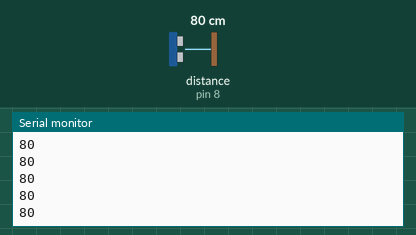
Simulated run of this sketch. Board: Arduino Uno, built with avr-gcc and run on an emulated ATmega328P. Parts: the last lines printed to the serial monitor. The test bench sets the inputs (shaded band); at power-on: distance to the obstacle (sensor on pin 8) 80 cm. The echo pulse lasts 58.3 µs per cm.

Above: at 1.2 s.
1.3 s: distance to the obstacle (sensor on pin 8) set to 2 cm
At 1.38 s:
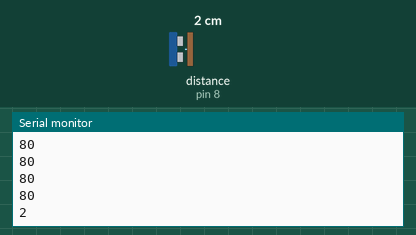
2.8 s: distance to the obstacle (sensor on pin 8) set to 4 cm
At 2.89 s:
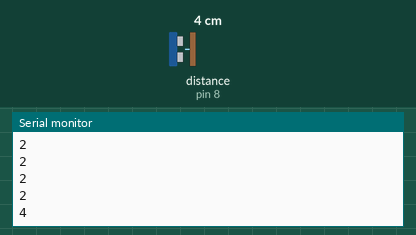
Timing chart, 0 to 5.8 s (numbered marks = the images above; inputs shaded):
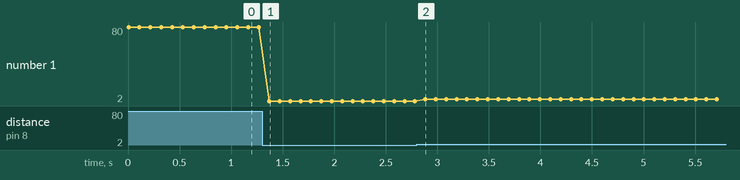

The sketch:

HC_SR04_ultrasonic_library.ino
```cpp
/*
   RedDragon robot with BRC motor shield with HC-SR04
   Author eng.A.Anchev
   Byala, 2018

    ---------------------
   | HC-SR04 | Arduino |
   ---------------------
   |   Vcc   |   5V    |
   |   Trig  |   12    |
   |   Echo  |   13    |
   |   Gnd   |   GND   |
   ---------------------
*/
#include <Ultrasonic.h>
Ultrasonic ultrasonic(7, 8);

void setup() {
  Serial.begin(9600);
}

void loop() {
  int distance = ultrasonic.distanceRead();
  Serial.println(distance);
  delay(100);
}
```

Measured:
- after the input at 1.3 s, the serial monitor: prints a new line after 0.07 s (image 1)
- after the input at 2.8 s, the serial monitor: prints a new line after 0.08 s (image 2)
- plotted number 1: 80 → 2 after the input at 1.3 s, 2 → 4 after the input at 2.8 s
